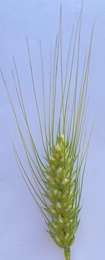
%> input picture old code/1.jpg, 105 x 260 px, shrunk from 1043 x 2583 before the run
$ octave extract_awn2.m   (GNU Octave 9; MATLAB toolbox functions it lacks are replaced by stand-ins)
%> lines starting %> are read from the running program, lines starting %| are printed output that depends on the picture; in (x1, y1, x2, y2) boxes, pixels count from 0 and x2, y2 are one past the last pixel; in counts of white or black regions, pixels touching at a corner belong together; the program's own positions count from 1
clear;clc;close all;

im_jpg = imread('1.jpg');
%> im_jpg is the input picture: size 260x105x3 uint8; mean R, G, B 165.5, 178, 204.9
im_1 = im2double(im_jpg);
R = im_1(:,:,1);
G = im_1(:,:,2);
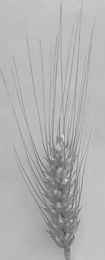
%> G: size 260x105 double; min 0.243, max 0.89, mean 0.698
B = im_1(:,:,3);
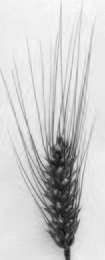
%> B: size 260x105 double; min 0.0235, max 0.992, mean 0.803
% gray = 2.7*B-R-G;
gray = R + G - 2 * B;
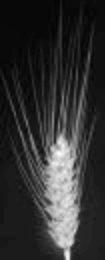
%> gray: size 260x105 double; min -0.514, max 0.796, mean -0.26; drawn with min black and max white
T1 = adaptthresh(gray,0.4,'ForegroundPolarity','dark','Statistic','mean');
BW1 = imbinarize(gray,T1);
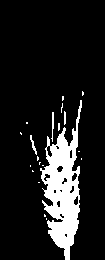
%> BW1: size 260x105 logical; 12.3% white; 20 white regions (16 under 20 px), largest, box (x1, y1, x2, y2) and area: (40, 100, 82, 260) 3162, (51, 112, 54, 142) 48, (30, 135, 37, 155) 44, (64, 111, 66, 125) 26
figure,imshow(BW1);

spike = BW1;
se = strel('disk',15);
ear = imopen(spike, se);
%> ear: size 260x105 logical; every value is 0
% figure,imshow(ear);
se1 = strel('disk',15);
ear = imdilate(ear,se1);
figure,imshowpair(spike, ear, 'montage');

awn = spike;
[aa, bb] = find(ear==0);
%> aa = 27300 values from 1 to 260; bb = 27300 values from 1 to 105
for i =1:size(aa,1)
    awn(aa(i),bb(i),:) = 0;
end
% se2 = strel('disk',5);
% awn = imclose(awn, se2);
awn = imfill(awn,"holes");
figure,imshow(awn);

spike1 = im_1;
awn1 = im_1;
[m, n] = find(awn==0);
%> m = 27300 values from 1 to 260; n = 27300 values from 1 to 105
for i =1:size(m,1)
    spike1(m(i),n(i),:) = 0;
end
%> spike1: size 260x105x3 double; every value is 0
[mm, nn] = find(awn==1);
%> mm = []; nn = []
for i =1:size(mm,1)
    awn1(mm(i),nn(i),:) = 0;
end
%> this loop made 0 passes
figure,imshowpair(spike1, awn1, 'montage');
%> after `imshowpair(spike1, awn1, 'montage')`:
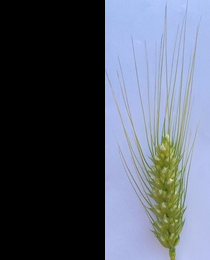
%> displayed picture: size 260x210x3, on the screen's scale of 0 to 255; mean R, G, B 82.3, 88.8, 102.6

R = awn1(:,:,1);
G = awn1(:,:,2);
B = awn1(:,:,3);
% gray = 2.7*B-R-G;
gray = 3*B-R-G;
T1 = adaptthresh(gray,0.6,'ForegroundPolarity','dark','Statistic','mean');
BW1 = imbinarize(gray,T1);
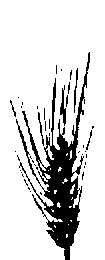
%> BW1: size 260x105 logical; 84.3% white; 41 black regions (35 under 20 px), largest, box (x1, y1, x2, y2) and area: (16, 52, 90, 260) 3796, (60, 85, 66, 126) 117, (74, 68, 78, 113) 72, (38, 112, 44, 146) 56, (86, 130, 92, 150) 31, (10, 100, 16, 117) 27
awn2 = ~BW1;
figure,imshow(awn2);
for i =1:size(mm,1)
    awn2(mm(i),nn(i),:) = 0;
end
figure,imshowpair(~BW1, awn2, 'montage');
%> after `imshowpair(~BW1, awn2, 'montage')`:
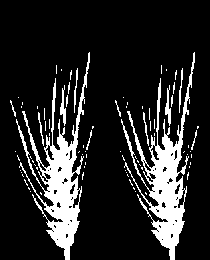
%> displayed picture: size 260x210, on the screen's scale of 0 to 255; 15.7% white; 82 white regions (70 under 20 px), largest, box (x1, y1, x2, y2) and area: (16, 52, 90, 260) 3796, (121, 52, 195, 260) 3796, (60, 85, 66, 126) 117

% [28 lines of commented-out code are left out]

$ run again, with old code/19.jpg copied over old code/1.jpg
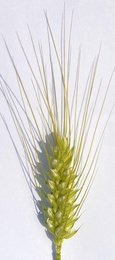
%> input picture old code/19.jpg, 115 x 260 px, shrunk from 986 x 2221 before the run
%> im_jpg is the input picture: size 260x115x3 uint8; mean R, G, B 219.4, 217.5, 211.7
%> `BW1 = imbinarize(gray,T1);`:
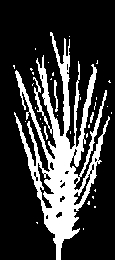
%> BW1: size 260x115 logical; 22.6% white; 34 white regions (30 under 20 px), largest, box (x1, y1, x2, y2) and area: (14, 32, 110, 260) 6525, (54, 80, 58, 112) 68, (44, 126, 48, 140) 27, (90, 112, 94, 123) 26
%> ear: size 260x115 logical; every value is 0
%> aa = 29900 values from 1 to 260; bb = 29900 values from 1 to 115
%> m = 29900 values from 1 to 260; n = 29900 values from 1 to 115
%> mm = []
%> awn2: size 260x115 logical; 17.4% white; 90 white regions (80 under 20 px), largest, box (x1, y1, x2, y2) and area: (6, 13, 107, 260) 4338, (74, 58, 98, 167) 303, (50, 55, 57, 115) 78
%> `imshowpair(~BW1, awn2, 'montage')`:
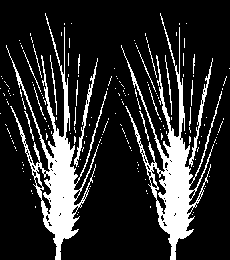
%> displayed picture: size 260x230, on the screen's scale of 0 to 255; 17.4% white; 180 white regions (160 under 20 px), largest, box (x1, y1, x2, y2) and area: (6, 13, 107, 260) 4338, (121, 13, 222, 260) 4338, (74, 58, 98, 167) 303
